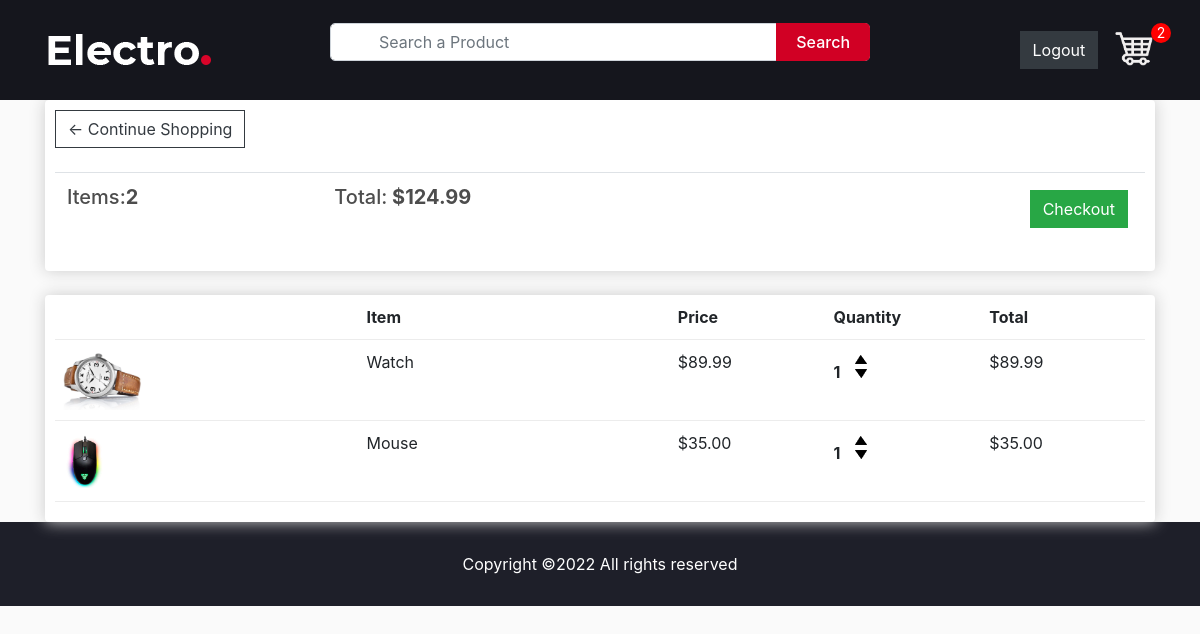
The app's page /cart/ (signed in), older data.
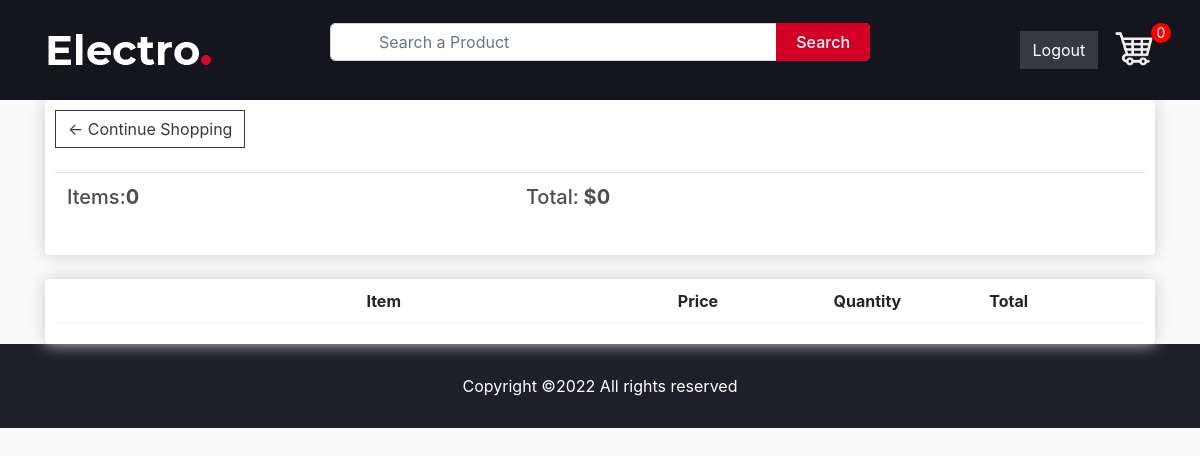
The same page, newer data.
### store/models.py (models this page shows, shortened)
class Order(models.Model):
    customer = models.ForeignKey(Customer, on_delete=models.CASCADE, blank=True, null=True)
    items = models.ManyToManyField(OrderItem)
    date_orderd = models.DateTimeField(auto_now_add=True)
    ordered = models.BooleanField(default=False, null=False, blank=False)
    being_delivered = models.BooleanField(default=False)
    transaction_id = models.CharField(max_length=200, null=True)
    total_price = models.FloatField(max_length=200, null=True) #added
    sphipping_address = models.ForeignKey('ShippingAddress', on_delete=models.SET_NULL, blank=True, null=True)
    payment = models.ForeignKey('Payment', on_delete=models.SET_NULL, blank=True, null=True)
    def get_total(self):
        total = 0
        for order_items in self.items.all():
            total = total + order_items.get_total_item_price
        return total
    @property
    def get_cart_items(self):
        total = 0
        for order_item in self.items.all():
            total += order_item.quantity
        return total

class OrderItem(models.Model):
    customer = models.ForeignKey(Customer, on_delete=models.CASCADE, blank=True, null=True)
    product = models.ForeignKey(Product, on_delete=models.CASCADE, null=True)
    quantity = models.IntegerField(default=0, null=True, blank=True)
    ordered = models.BooleanField(default=False)
    @property
    def get_total_item_price(self):
        total = self.product.price * self.quantity
        return total

class Product(models.Model):
    name = models.CharField(max_length=200, null=True)
    price = models.DecimalField(max_digits=7, decimal_places=2)
    digital = models.BooleanField(default=False, null=True, blank=False)
    image = models.ImageField(null=True, blank=True)
    status = models.BooleanField(default=False, null=True, blank=False) #changed
    description = models.TextField(max_length=1000, null=True, blank=True) #added
    @property
    def imageURL(self):
        try:
            url = self.image.url
        except:
            url = ''
        return url

### store/views.py (the view)
# urls.py: path("cart/", views.cart, name="cart"),
@login_required(login_url='login')
def cart(request):
    try:
        customer = get_object_or_404(Customer, user=request.user)
        order = Order.objects.get(customer=customer, ordered=False)
        context = {
            'object': order
        }
        return render(request, 'store/cart.html', context)
    except ObjectDoesNotExist:
        messages.warning(request, "You do not have an active order")
        return redirect("/")

### context_processors/context_processors.py (called while the page is built, shortened)
def total_cart_items(request):
    if request.user.is_authenticated:
        customer = request.user.customer
        order, created = Order.objects.get_or_create(customer = customer, ordered=False)
        cartItems = order.get_cart_items
    return {'totalCartItems':cartItems}

### store/templates/store/cart.html
{% extends 'store/header.html' %}
{% load static %}
{% block content %}
	<div class="container">
		<div class="row">
			<div class="col-lg-12">
				<div class="box-element">
					<a  class="btn btn-outline-dark" href="{% url 'store' %}">&#x2190; Continue Shopping</a>
					<br>
					<br>
					<table class="table">
						<tr>
							<th><h5>Items:<strong>{{totalCartItems}}</strong></h5></th>
							<th><h5>Total:<strong> ${{object.get_total}}</strong></h5></th>
							<th>
								{% if object.get_total %}
								<a  style="float:right; margin:5px;" class="btn btn-success" href="{% url 'checkout' %}">Checkout</a>
								{% endif %}
							</th>
						</tr>
					</table>
				</div>
				<br>
				<div class="box-element">
					<div class="cart-row">
						<div style="flex:2"></div>
						<div style="flex:2"><strong>Item</strong></div>
						<div style="flex:1"><strong>Price</strong></div>
						<div style="flex:1"><strong>Quantity</strong></div>
						<div style="flex:1"><strong>Total</strong></div>
					</div>
					{% for item in object.items.all %}
					<div class="cart-row">
						<div style="flex:2"><img class="row-image" src="{{item.product.imageURL}}"></div>
						<div style="flex:2"><p>{{item.product.name}}</p></div>
						<div style="flex:1"><p>${{item.product.price|floatformat:2}}</p></div>
						<div style="flex:1">
							<p class="quantity">{{item.quantity}}</p>
							<div class="quantity">
								<a href="{% url 'add_to_cart' item.product.id %}"><img class="chg-quantity" src="{% static  'images/arrow-up.png' %}"></a>
								<a href="{% url 'remove_from_cart' item.product.id %}"><img class="chg-quantity" src="{% static  'images/arrow-down.png' %}"></a>
							</div>
						</div>
						<div style="flex:1"><p>${{item.get_total_item_price}}</p></div>
					</div>
					{% endfor %}
				</div>
			</div>
		</div>
	</div>
{% endblock content %}

### store/templates/store/header.html (shortened to what this page needs)
<!DOCTYPE html>
{% load static %}
<html>
    <head>
        <link
            rel="stylesheet"
            href="https://stackpath.bootstrapcdn.com/bootstrap/4.4.1/css/bootstrap.min.css"
        />
        <link
            rel="stylesheet"
            type="text/css"
            href="{% static 'css/style.css' %}"
        />
        <link
        rel="stylesheet"
        href="https://unpkg.com/@trevoreyre/autocomplete-js/dist/style.css"
        />
        <link rel='stylesheet' href='https://maxcdn.bootstrapcdn.com/font-awesome/4.5.0/css/font-awesome.min.css' >
    </head>
    <body>
        <header>
            <div class="container">
                <div class="row align-items-center">
                    <div class="col-6 col-lg-3 order-1">
                        <a href="{% url 'store' %}" class="logo mr-5">
                            <img src="{% static 'images/logo.webp' %}" />
                        </a>
                    </div>
                    <div class="col-lg-6 order-3 order-lg-2">
                        <form id="autocomplete" class="autocomplete" action="/search" method="get">
                            <div class="form-group mb-0">
                                <input type="text" class="autocomplete-input form-control sm-2 mr-5 pl-5" name="search" placeholder="Search a Product">
                            </div>
                            <button type="submit">Search</button>
                        </form>
                    </div>
                    <div class="col-6 col-lg-3 order-2 order-lg-3">
                        <div class="header-right d-flex justify-content-end">
	                        {% if request.user.is_authenticated %}
                                <a href="{% url 'logout' %}" class="btn btn-warning btn-dark">Logout</a>
                            {% else %}
                                <a href="{% url 'login' %}" class="btn btn-warning btn-dark">Login</a>
                            {% endif %}
                            <div class="cart">
                                <a href="{% url 'cart' %}">
                                    <img src="{% static 'images/cart.jpg' %}" />
                                </a>
                                <p>{{totalCartItems}}</p>
                            </div>
                        </div>
                    </div>
                </div>
            </div>
        </header>
        {% block content %}
        {% endblock content %}
        <footer>
            <div class="container text-center">
                <p>Copyright ©2022 All rights reserved</p>
            </div>
        </footer>
    </body>
</html>

### static/css/style.css (style rules this page uses)
img { max-width: 100%; }
body { background-color: #fafafa; }
h1, h2, h3, h4, h5, h6 { color: #4d4d4d; }
.box-element { -webkit-box-shadow: #cccccc 0 0 16px; box-shadow: #cccccc 0 0 16px; background-color: #fff; border-radius: 4px; padding: 10px; }
.btn { border-radius: 0; }
.cart-row { display: -webkit-box; display: -ms-flexbox; display: flex; -webkit-box-align: flex-stretch; -ms-flex-align: flex-stretch; align-items: flex-stretch; padding-bottom: 10px; margin-bottom: 10px; border-bottom: 1px solid #ececec; }
header { position: -webkit-sticky; position: sticky; top: 0; z-index: 9999; background-color: #15161D; padding: 15px 0; }
header .logo img { height: 70px; }
header .autocomplete { position: relative; }
header .autocomplete input { border-radius: 5px; }
header .autocomplete button { position: absolute; top: 0; right: 0; height: 100%; background-color: #D10024; color: #fff; font-weight: 500; border: 0; border-radius: 0 5px 5px 0; padding: 0 20px; -webkit-transition: 250ms ease-in; transition: 250ms ease-in; }
header .cart { position: relative; }
header .cart img { height: 35px; display: inline-block; margin-left: 15px; }
header .cart p { position: absolute; top: -8px; right: -16px; width: 20px; height: 20px; color: #fff; background-color: red; font-size: 14px; line-height: 20px; text-align: center; border-radius: 50%; }
footer { background-color: #1e1f29; padding: 30px 0; }
footer p { color: #fff; margin-bottom: 0; }

Row changes from the older to the newer data that the page shows:
removed Order: get_total "124.99"
removed OrderItem: product.imageURL (picture), product.name "Watch", product.price "89.99", quantity "1", get_total_item_price "89.99"
removed OrderItem: product.imageURL (picture), product.name "Mouse", product.price "35.00", quantity "1", get_total_item_price "35.00"
added Order: get_total "0"
Text that changed along with them:
{{ totalCartItems }}: "2" → "0"
text no longer shown: "Checkout"
